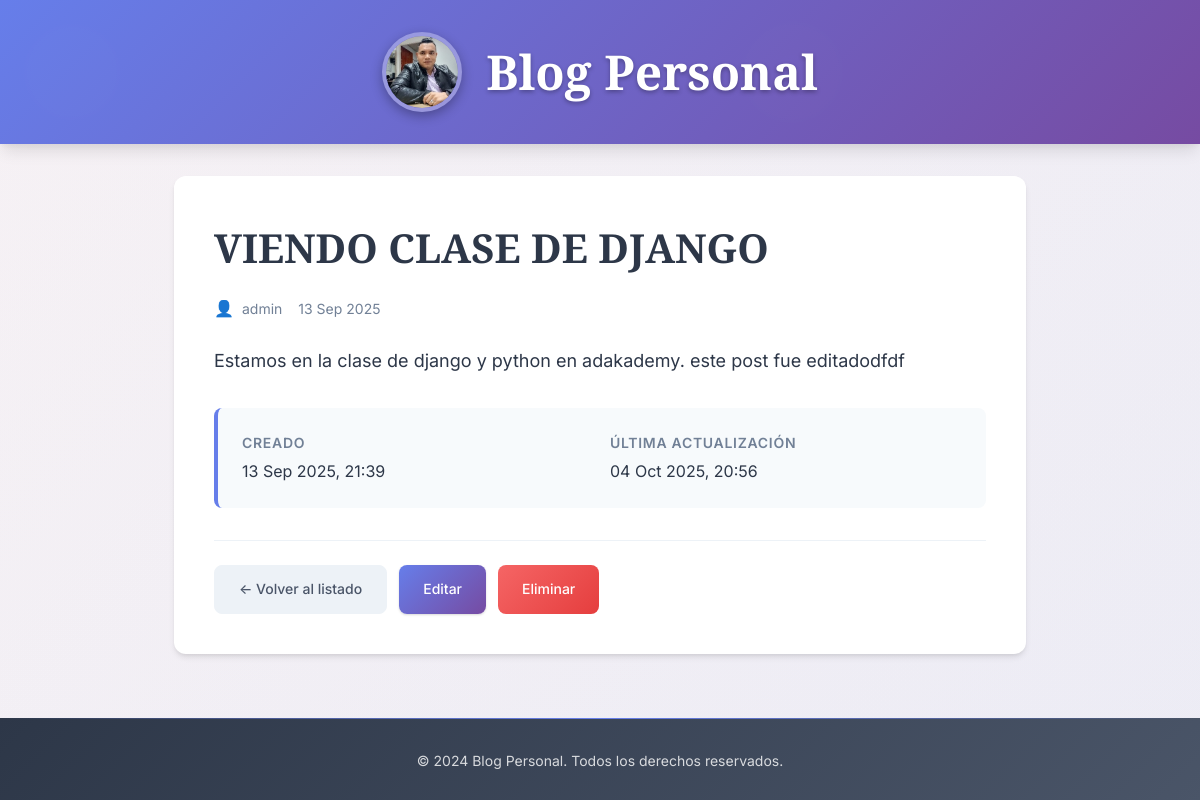
The app's page /post/1/ with its own data.
### blogs/models.py (models this page shows, shortened)
class Post(models.Model):
    title = models.CharField(max_length=200)
    body = models.TextField()
    created_at = models.DateTimeField(
        auto_now_add=True
    )  # toma el tiempo automaticament del sistem o pc
    updated_at = models.DateTimeField(
        auto_now=True
    )  # toma el tiempo automaticament del sistem o pc
    author = models.ForeignKey(
        "auth.User", on_delete=models.CASCADE
    )  # toma el usario de la tabla auth_user de la base de datos de usuario por defecos de django

### blogs/views.py (the view)
# urls.py: path("post/<int:pk>/", PostDetailView.as_view(), name="post_detail"),
class PostDetailView(DetailView):
    model = Post
    template_name = "post_detail.html"

### templates/post_detail.html (shortened to what this page needs)
{% extends "_base.html" %}
{% block content %}
    <article class="post-detail">
        <header>
            <h1>{{ post.title }}</h1>
            <div class="post-meta">
                <div class="post-author">
                    <span>{{ post.author }}</span>
                </div>
                <time datetime="{{ post.created_at|date:'Y-m-d' }}">
                    {{ post.created_at|date:'d M Y' }}
                </time>
            </div>
        </header>
        <div class="post-content">
            {{ post.body|linebreaks }}
        </div>
        <div class="post-dates">
            <div class="date-item">
                <span class="date-label">Creado</span>
                <span class="date-value">{{ post.created_at|date:'d M Y, H:i' }}</span>
            </div>
            {% if post.updated_at != post.created_at %}
            <div class="date-item">
                <span class="date-label">Última actualización</span>
                <span class="date-value">{{ post.updated_at|date:'d M Y, H:i' }}</span>
            </div>
            {% endif %}
        </div>
        <div class="post-actions">
            <a href="{% url 'post_list' %}" class="btn btn-secondary">← Volver al listado</a>
            <a href="{% url 'post_edit' post.pk %}" class="btn btn-primary">Editar</a>
            <a href="{% url 'post_delete' post.pk %}" class="btn btn-danger">Eliminar</a>
        </div>
    </article>
{% endblock content %}

### blogs/static/blogs/style.css (style rules this page uses)
:root { --primary-color: #667eea; --secondary-color: #764ba2; --accent-color: #f093fb; --text-primary: #2d3748; --text-secondary: #4a5568; --text-light: #718096; --bg-primary: #f7fafc; --bg-secondary: #edf2f7; --white: #ffffff; --shadow-sm: 0 1px 3px 0 rgba(0, 0, 0, 0.1), 0 1px 2px 0 rgba(0, 0, 0, 0.06); --shadow-md: 0 4px 6px -1px rgba(0, 0, 0, 0.1), 0 2px 4px -1px rgba(0, 0, 0, 0.06); --shadow-lg: 0 10px 15px -3px rgba(0, 0, 0, 0.1), 0 4px 6px -2px rgba(0, 0, 0, 0.05); --shadow-xl: 0 20px 25px -5px rgba(0, 0, 0, 0.1), 0 10px 10px -5px rgba(0, 0, 0, 0.04); --border-radius: 12px; --transition: all 0.3s cubic-bezier(0.4, 0, 0.2, 1); }
* { margin: 0; padding: 0; box-sizing: border-box; }
body { font-family: 'Inter', -apple-system, BlinkMacSystemFont, 'Segoe UI', Roboto, sans-serif; background: linear-gradient(135deg, var(--bg-primary) 0%, var(--bg-secondary) 100%); color: var(--text-primary); line-height: 1.6; min-height: 100vh; position: relative; }
body::before { content: ''; position: fixed; top: 0; left: 0; width: 100%; height: 100%; background: linear-gradient(-45deg, #667eea, #764ba2, #f093fb, #f5576c); background-size: 400% 400%; animation: gradientShift 15s ease infinite; opacity: 0.05; z-index: -1; }
h1 { font-family: 'Playfair Display', serif; font-size: 2.5rem; font-weight: 600; color: var(--text-primary); margin-bottom: 1rem; }
a { color: var(--primary-color); text-decoration: none; font-weight: 500; transition: var(--transition); position: relative; }
.post-meta { display: flex; align-items: center; gap: 1rem; margin-bottom: 1rem; font-size: 0.875rem; color: var(--text-light); }
.post-author { display: flex; align-items: center; gap: 0.5rem; }
.post-author::before { content: '👤'; font-size: 1rem; }
.post-actions { display: flex; gap: 0.75rem; margin-top: 1.5rem; padding-top: 1.5rem; border-top: 1px solid var(--bg-secondary); }
.btn { display: inline-flex; align-items: center; gap: 0.5rem; padding: 0.75rem 1.5rem; border: none; border-radius: 8px; font-size: 0.875rem; font-weight: 500; text-decoration: none; cursor: pointer; transition: var(--transition); position: relative; overflow: hidden; }
.btn::before { content: ''; position: absolute; top: 0; left: -100%; width: 100%; height: 100%; background: linear-gradient(90deg, transparent, rgba(255, 255, 255, 0.2), transparent); transition: var(--transition); }
.btn-primary { background: linear-gradient(135deg, var(--primary-color), var(--secondary-color)); color: var(--white); box-shadow: var(--shadow-sm); }
.btn-secondary { background: var(--bg-secondary); color: var(--text-secondary); border: 1px solid var(--bg-secondary); }
.btn-danger { background: linear-gradient(135deg, #f56565, #e53e3e); color: var(--white); }
.post-detail { background: var(--white); border-radius: var(--border-radius); padding: 2.5rem; box-shadow: var(--shadow-md); margin-bottom: 2rem; }
.post-content { font-size: 1.125rem; line-height: 1.7; color: var(--text-primary); margin: 1.5rem 0; }
.post-dates { display: grid; grid-template-columns: repeat(auto-fit, minmax(200px, 1fr)); gap: 1rem; margin: 2rem 0; padding: 1.5rem; background: var(--bg-primary); border-radius: 8px; border-left: 4px solid var(--primary-color); }
.date-item { display: flex; flex-direction: column; gap: 0.25rem; }
.date-label { font-size: 0.875rem; font-weight: 600; color: var(--text-light); text-transform: uppercase; letter-spacing: 0.05em; }
.date-value { font-size: 1rem; color: var(--text-primary); }

### records on screen
Post: title "VIENDO CLASE DE DJANGO", author "admin", created_at "13 Sep 2025", body "Estamos en la clase de django y python en adakademy. este post fue editadodfdf", created_at "13 Sep 2025, 21:39", updated_at "04 Oct 2025, 20:56"
